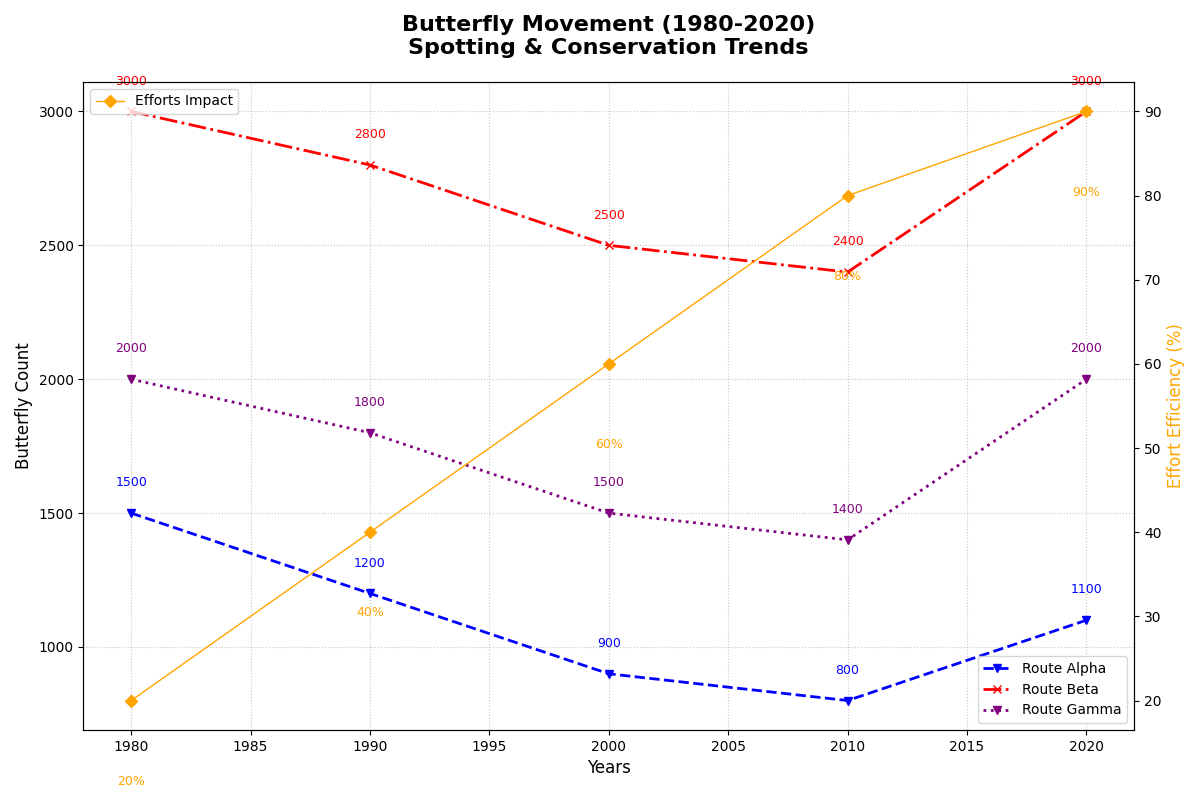

Write Python code to recreate this figure.
import matplotlib.pyplot as plt
import numpy as np

decades = np.array([1980, 1990, 2000, 2010, 2020])
key_point_1 = np.array([1500, 1200, 900, 800, 1100])
key_point_2 = np.array([3000, 2800, 2500, 2400, 3000])
key_point_4 = np.array([2000, 1800, 1500, 1400, 2000])
conservation_efforts = np.array([20, 40, 60, 80, 90])

fig, ax = plt.subplots(figsize=(12, 8))

ax.plot(decades, key_point_1, 'v--', label='Route Alpha', color='blue', linewidth=2)
ax.plot(decades, key_point_2, 'x-.', label='Route Beta', color='red', linewidth=2)
ax.plot(decades, key_point_4, 'v:', label='Route Gamma', color='purple', linewidth=2)

ax2 = ax.twinx()
ax2.plot(decades, conservation_efforts, 'D-', color='orange', label='Efforts Impact', linewidth=1)

ax.set_title('Butterfly Movement (1980-2020)\nSpotting & Conservation Trends', fontsize=16, fontweight='bold', pad=20)
ax.set_xlabel('Years', fontsize=12)
ax.set_ylabel('Butterfly Count', fontsize=12)
ax2.set_ylabel('Effort Efficiency (%)', fontsize=12, color='orange')

ax.legend(loc='lower right', fontsize=10)
ax2.legend(loc='upper left', fontsize=10)
ax.grid(True, linestyle=':', alpha=0.7)

for decade, kp1, kp2, kp4 in zip(decades, key_point_1, key_point_2, key_point_4):
    ax.text(decade, kp1 + 100, f'{kp1}', ha='center', fontsize=9, color='blue')
    ax.text(decade, kp2 + 100, f'{kp2}', ha='center', fontsize=9, color='red')
    ax.text(decade, kp4 + 100, f'{kp4}', ha='center', fontsize=9, color='purple')

for decade, ce in zip(decades, conservation_efforts):
    ax2.text(decade, ce - 10, f'{ce}%', ha='center', fontsize=9, color='orange')

plt.tight_layout()
plt.show()
